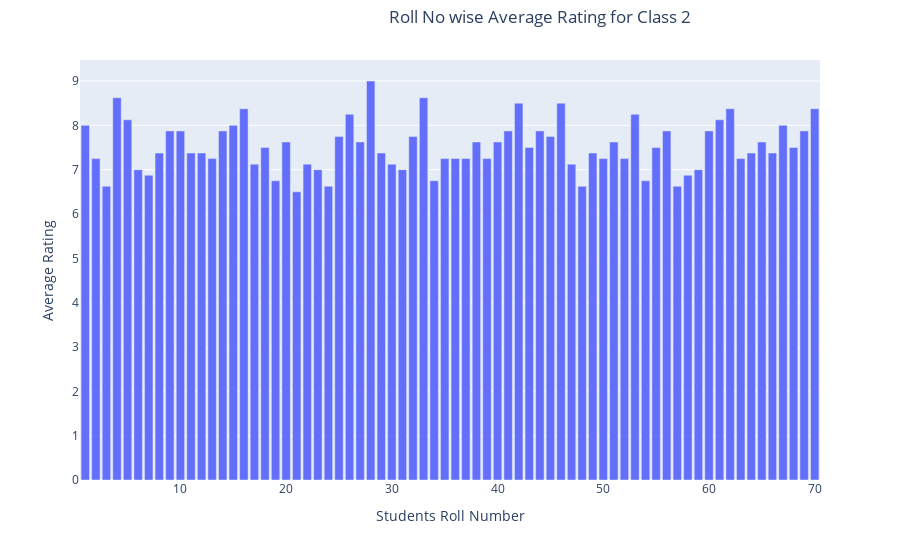

The cell this chart's notebook holds for it:
### Code cell
# for class 2
fig = px.bar(class2_students, x='student_roll_num', y='average_rating')
fig.update_layout(uniformtext_minsize=8, uniformtext_mode='hide', title={
        'text': "Roll No wise Average Rating for Class 2",
        'y':0.98,
        'x':0.6,
        'xanchor': 'center',
        'yanchor': 'top'},
        xaxis_title="Students Roll Number",
        yaxis_title="Average Rating")
fig.show()

### Figure 1 — Plotly figure (JSON) as saved in the notebook; plotly's stock layout.template omitted (floating-point values rounded to 4 significant figures)
{"data": [{"alignmentgroup": "True", "hovertemplate": "student_roll_num=%{x}<br>average_rating=%{y}<extra></extra>", "legendgroup": "", "marker": {"color": "#636efa", "pattern": {"shape": ""}}, "name": "", "offsetgroup": "", "orientation": "v", "showlegend": false, "textposition": "auto", "type": "bar", "x": [35, 39, 47, 48, 52, 53, 32, 23, 43, 21, 19, 60, 22, 44, 67, 3, 6, 7, 66, 14, 42, 38, 16, 49, 5, 57, 56, 13, 29, 24, 63, 40, 4, 10, 20, 30, 28, 8, 64, 55, 58, 45, 65, 59, 1, 11, 15, 33, 18, 46, 68, 2, 9, 12, 62, 61, 17, 25, 26, 27, 31, 54, 34, 51, 50, 69, 36, 37, 41, 70], "xaxis": "x", "y": [7.25, 7.25, 7.125, 6.625, 7.25, 8.25, 7.75, 7, 7.5, 6.5, 6.75, 7.875, 7.125, 7.875, 8, 6.625, 7, 6.875, 7.375, 7.875, 8.5, 7.625, 8.375, 7.375, 8.125, 6.625, 7.875, 7.25, 7.375, 6.625, 7.25, 7.625, 8.625, 7.875, 7.625, 7.125, 9, 7.375, 7.375, 7.5, 6.875, 7.75, 7.625, 7, 8, 7.375, 8, 8.625, 7.5, 8.5, 7.5, 7.25, 7.875, 7.375, 8.375, 8.125, 7.125, 7.75, 8.25, 7.625, 7, 6.75, 6.75, 7.625, 7.25, 7.875, 7.25, 7.25, 7.875, 8.375], "yaxis": "y"}], "layout": {"barmode": "relative", "legend": {"tracegroupgap": 0}, "margin": {"t": 60}, "title": {"text": "Roll No wise Average Rating for Class 2", "x": 0.6, "xanchor": "center", "y": 0.98, "yanchor": "top"}, "uniformtext": {"minsize": 8, "mode": "hide"}, "xaxis": {"anchor": "y", "domain": [0, 1], "title": {"text": "Students Roll Number"}}, "yaxis": {"anchor": "x", "domain": [0, 1], "title": {"text": "Average Rating"}}}}
